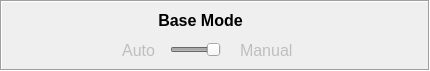
       <widget class="QFrame" name="frame">
        <property name="geometry">
         <rect>
          <x>10</x>
          <y>90</y>
          <width>430</width>
          <height>71</height>
         </rect>
        </property>
        <property name="frameShape">
         <enum>QFrame::Box</enum>
        </property>
        <property name="frameShadow">
         <enum>QFrame::Sunken</enum>
        </property>
        <widget class="QLabel" name="lbTitle_2">
         <property name="geometry">
          <rect>
           <x>120</x>
           <y>10</y>
           <width>161</width>
           <height>20</height>
          </rect>
         </property>
         <property name="font">
          <font>
           <pointsize>12</pointsize>
           <weight>75</weight>
           <bold>true</bold>
          </font>
         </property>
         <property name="text">
          <string>Base Mode</string>
         </property>
         <property name="alignment">
          <set>Qt::AlignCenter</set>
         </property>
        </widget>
        <widget class="QSlider" name="horizontalSlider">
         <property name="enabled">
          <bool>false</bool>
         </property>
         <property name="geometry">
          <rect>
           <x>170</x>
           <y>40</y>
           <width>51</width>
           <height>20</height>
          </rect>
         </property>
         <property name="sliderPosition">
          <number>99</number>
         </property>
         <property name="orientation">
          <enum>Qt::Horizontal</enum>
         </property>
        </widget>
        <widget class="QLabel" name="label_2">
         <property name="enabled">
          <bool>false</bool>
         </property>
         <property name="geometry">
          <rect>
           <x>104</x>
           <y>40</y>
           <width>51</width>
           <height>20</height>
          </rect>
         </property>
         <property name="font">
          <font>
           <pointsize>12</pointsize>
          </font>
         </property>
         <property name="text">
          <string>Auto</string>
         </property>
         <property name="alignment">
          <set>Qt::AlignRight|Qt::AlignTrailing|Qt::AlignVCenter</set>
         </property>
        </widget>
        <widget class="QLabel" name="label_3">
         <property name="enabled">
          <bool>false</bool>
         </property>
         <property name="geometry">
          <rect>
           <x>240</x>
           <y>40</y>
           <width>61</width>
           <height>20</height>
          </rect>
         </property>
         <property name="font">
          <font>
           <pointsize>12</pointsize>
          </font>
         </property>
         <property name="text">
          <string>Manual</string>
         </property>
        </widget>
       </widget>
